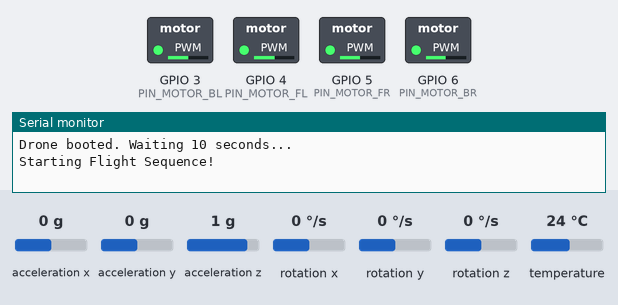
A sketch run on a simulated ESP32-S3. Shown: switched loads named in the sketch (green lamp = pin HIGH), the last lines printed to the serial monitor. The test bench sets the inputs (shaded band); at power-on: acceleration x 0 g, acceleration z 1 g, acceleration y 0 g, rotation x 0 °/s, rotation y 0 °/s, rotation z 0 °/s, temperature 24 °C.

Above: at 11.2 s.
11.3 s: acceleration x set to -1.4 g
At 11.72 s:
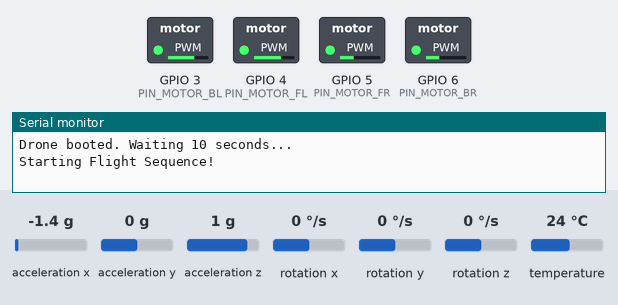
13.3 s: acceleration z set to 0 g
At 17.1 s:
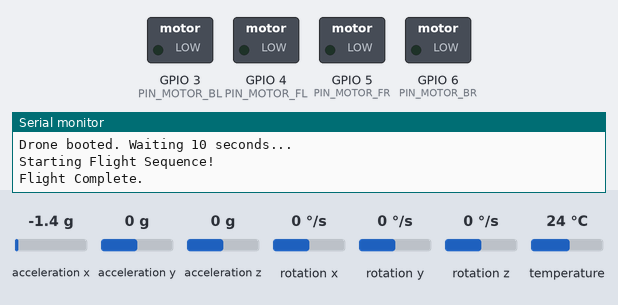
Timing chart, 0 to 18.6 s (numbered marks = the images above; inputs shaded):
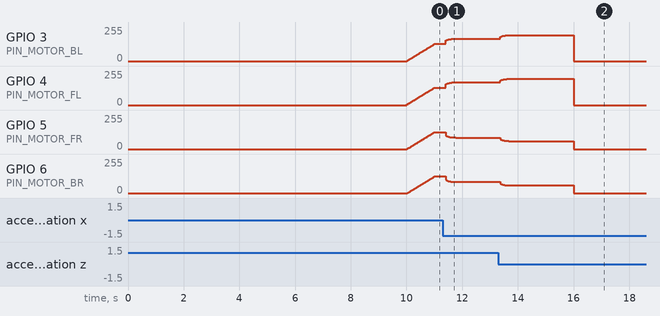

Measured:
- after the input at 11.3 s, GPIO 3 (PIN_MOTOR_BL): moves from 128/255 to 168/255 over 0.32 s, starting after 0.11 s; GPIO 4 (PIN_MOTOR_FL): moves from 130/255 to 171/255 over 0.39 s, starting after 0.11 s

The sketch:

drone1.ino
```cpp
#include <Adafruit_MPU6050.h>
#include <Wire.h>
#include <Adafruit_Sensor.h>

#define MOT_FREQ 20000
#define PWM_RESN 10

Adafruit_MPU6050 mpu;

// ==========================================
// LITEWING v1.2 HARDWARE PINS (ESP32-S3)
// ==========================================
const int PIN_MOTOR_FL = 4;  // Front Left
const int PIN_MOTOR_FR = 5;  // Front Right
const int PIN_MOTOR_BL = 3;  // Back Left
const int PIN_MOTOR_BR = 6;  // Back Right

const int I2C_SDA = 11;      // MPU6050 SDA
const int I2C_SCL = 10;      // MPU6050 SCL

// ==========================================
// FLIGHT SETTINGS
// ==========================================
const int HOVER_THRUST = 511;

// PID Tuning values
float Kp = 3.0, Ki = 0.0, Kd = 0.0;

float pitch_integral = 0, pitch_prev_error = 0;
float roll_integral = 0, roll_prev_error = 0;

unsigned long flight_start_time = 0;
unsigned long previous_time = 0;
bool is_flying = false;

// Filtered Angles
float actual_pitch = 0.0;
float actual_roll = 0.0;

void setup() {
  Serial.begin(115200);

  // FIXED: Using correct pin variables for ESP32 Core 3.x ledc API
  ledcAttach(PIN_MOTOR_FL, MOT_FREQ, PWM_RESN);
  ledcAttach(PIN_MOTOR_FR, MOT_FREQ, PWM_RESN);
  ledcAttach(PIN_MOTOR_BL, MOT_FREQ, PWM_RESN);
  ledcAttach(PIN_MOTOR_BR, MOT_FREQ, PWM_RESN);

  // Initialize the MPU6050
  Wire.begin(I2C_SDA, I2C_SCL);
  if (!mpu.begin()) {
    Serial.println("Failed to find MPU6050 chip!");
    while (1) { delay(10); }
  }

  mpu.setAccelerometerRange(MPU6050_RANGE_4_G);
  mpu.setGyroRange(MPU6050_RANGE_500_DEG);
  mpu.setFilterBandwidth(MPU6050_BAND_21_HZ);

  Serial.println("Drone booted. Waiting 10 seconds...");
  delay(10000);

  Serial.println("Starting Flight Sequence!");
  flight_start_time = millis();
  previous_time = micros(); // Track microseconds for precise dt
  is_flying = true;
}

void loop() {
  if (!is_flying) return;

  unsigned long current_time_ms = millis();
  unsigned long current_time_us = micros();

  // Calculate dt in seconds for PID and Filters
  float dt = (current_time_us - previous_time) / 1000000.0;
  previous_time = current_time_us;

  unsigned long time_in_air = current_time_ms - flight_start_time;
  int current_base_thrust = 0;

  // Read IMU Data
  sensors_event_t a, g, temp;
  mpu.getEvent(&a, &g, &temp);

  // FIXED: Corrected Axes for Standard X-Forward orientation
  float accel_pitch = atan2(-a.acceleration.y, sqrt(a.acceleration.x * a.acceleration.x + a.acceleration.z * a.acceleration.z)) * 180 / PI;
  float accel_roll = atan2(a.acceleration.x,sqrt(a.acceleration.y * a.acceleration.y + a.acceleration.z * a.acceleration.z)) * 180 / PI;

  // FIXED: Implemented a Complementary Filter (combines Gyro and Accel)
  // Gyro provides fast response, Accel prevents long-term drift
  actual_pitch = 0.98 * (actual_pitch + (g.gyro.x * dt * 180 / PI)) + 0.02 * accel_pitch;
  actual_roll = 0.98 * (actual_roll + (g.gyro.y * dt * 180 / PI)) + 0.02 * accel_roll;

  // Flight Timeline
  if (time_in_air < 1000) {
    current_base_thrust = map(time_in_air, 0, 1000, 0, HOVER_THRUST);
  } else if (time_in_air < 6000) {
    current_base_thrust = HOVER_THRUST;
  } else {
    // Land
    ledcWrite(PIN_MOTOR_FL, 0);
    ledcWrite(PIN_MOTOR_FR, 0);
    ledcWrite(PIN_MOTOR_BL, 0);
    ledcWrite(PIN_MOTOR_BR, 0);
    Serial.println("Flight Complete.");
    is_flying = false;
    return;
  }

  // Run stabilization
  stabilize_attitude(current_base_thrust, dt);
}

void stabilize_attitude(int base_thrust, float dt) {
  // Prevent divide-by-zero on first loop
  if (dt <= 0.0) return;

  float pitch_error = 1.74 - actual_pitch;
  float roll_error = 2.50 - actual_roll;

  // FIXED: Proper discrete PID math incorporating dt
  pitch_integral += (pitch_error * dt);
  float pitch_derivative = (pitch_error - pitch_prev_error) / dt;
  float pitch_pid = (Kp * pitch_error) + (Ki * pitch_integral) + (Kd * pitch_derivative);
  pitch_prev_error = pitch_error;

  roll_integral += (roll_error * dt);
  float roll_derivative = (roll_error - roll_prev_error) / dt;
  float roll_pid = (Kp * roll_error) + (Ki * roll_integral) + (Kd * roll_derivative);
  roll_prev_error = roll_error;

  // Motor Mixing
  int speed_FL = base_thrust + pitch_pid + roll_pid;
  int speed_FR = base_thrust + pitch_pid - roll_pid;
  int speed_BL = base_thrust - pitch_pid + roll_pid;
  int speed_BR = base_thrust - pitch_pid - roll_pid;

  speed_FL = constrain(speed_FL, 0, 800);
  speed_FR = constrain(speed_FR, 0, 800);
  speed_BL = constrain(speed_BL, 0, 800);
  speed_BR = constrain(speed_BR, 0, 800);

  // Write speeds
  ledcWrite(PIN_MOTOR_FL, speed_FL);
  ledcWrite(PIN_MOTOR_FR, speed_FR);
  ledcWrite(PIN_MOTOR_BL, speed_BL);
  ledcWrite(PIN_MOTOR_BR, speed_BR);
}
```
